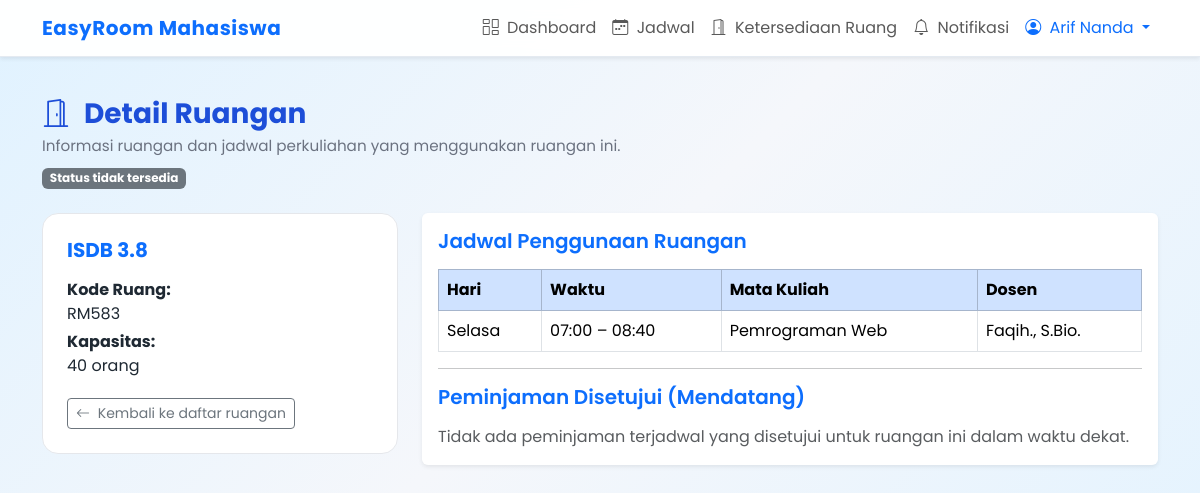
Page /mahasiswa/ruang_detail.php?kode=RM583 (signed in) on the committed database.
### tables this page shows
CREATE TABLE `ruang` (
  `kode_ruang` varchar(15) NOT NULL,
  `nama_ruang` varchar(50) NOT NULL,
  `kapasitas` int DEFAULT NULL,
  `fasilitas` text,
  `lokasi` varchar(100) DEFAULT NULL,
  `status` enum('Terpakai','Kosong') DEFAULT 'Terpakai'
);

CREATE TABLE `jadwal` (
  `kode_jadwal` varchar(15) NOT NULL,
  `kode_mk` varchar(20) DEFAULT NULL,
  `id_dosen` varchar(15) DEFAULT NULL,
  `kode_ruang` varchar(15) DEFAULT NULL,
  `kelas` varchar(20) DEFAULT NULL,
  `hari` varchar(15) DEFAULT NULL,
  `jam_mulai` time NOT NULL,
  `jam_selesai` time NOT NULL,
  `kuota_peserta` int DEFAULT NULL,
  `kuota_masuk` int DEFAULT NULL,
  `semester` varchar(10) DEFAULT NULL
);

CREATE TABLE `matakuliah` (
  `kode_mk` varchar(20) NOT NULL,
  `id_dosen` varchar(15) DEFAULT NULL,
  `nama_mk` varchar(100) DEFAULT NULL,
  `sks` int DEFAULT NULL
);

CREATE TABLE `dosen` (
  `id_dosen` varchar(15) NOT NULL,
  `nama_dosen` varchar(100) NOT NULL,
  `nip` varchar(20) DEFAULT NULL,
  `email` varchar(100) DEFAULT NULL,
  `password` varchar(255) NOT NULL
);

### functions.php (called while the page is built, shortened)
<?php
function safe_time_short(?string $t): string
{
    return htmlspecialchars(substr($t, 0, 5));
}

### mahasiswa/ruang_detail.php (the view, shortened to what this page needs)
<?php
require_once __DIR__ . '/../config.php';
require_once __DIR__ . '/../functions.php';
$kode_ruang = $_GET['kode'] ?? '';
$stmt = $conn->prepare("SELECT * FROM ruang WHERE kode_ruang = ?");
$stmt->bind_param("s", $kode_ruang);
$stmt->execute();
$ruang = $stmt->get_result()->fetch_assoc();
$stmt2 = $conn->prepare("
    SELECT
        j.*,
        mk.nama_mk      AS nama_matakuliah,
        d.nama_dosen    AS nama_dosen
    FROM jadwal j
    LEFT JOIN matakuliah mk ON j.kode_mk   = mk.kode_mk
    LEFT JOIN dosen      d  ON j.id_dosen  = d.id_dosen
    WHERE j.kode_ruang = ?
    ORDER BY
        FIELD(j.hari,'Senin','Selasa','Rabu','Kamis','Jumat','Sabtu'),
        j.jam_mulai
");
$stmt2->bind_param("s", $kode_ruang);
$stmt2->execute();
$jadwal = $stmt2->get_result();
$stmt3 = $conn->prepare("
        SELECT p.*, d.nama_dosen as nama_dosen_peminjam
        FROM peminjaman p
        LEFT JOIN dosen d ON p.id_dosen = d.id_dosen
        WHERE p.kode_ruang = ?
            AND p.status = 'Disetujui'
            AND p.tanggal BETWEEN CURDATE() AND DATE_ADD(CURDATE(), INTERVAL 6 DAY)
        ORDER BY p.tanggal, p.waktu_mulai
");
$stmt3->bind_param("s", $kode_ruang);
$stmt3->execute();
$peminjaman = $stmt3->get_result();
?>
<!doctype html>
<html lang="id">
<head>
    <link rel="stylesheet" href="https://cdn.jsdelivr.net/npm/bootstrap@5.3.3/dist/css/bootstrap.min.css">
    <link rel="stylesheet" href="https://cdn.jsdelivr.net/npm/bootstrap-icons@1.11.3/font/bootstrap-icons.css">
    <link rel="stylesheet" href="https://unpkg.com/aos@2.3.1/dist/aos.css">
    <link rel="stylesheet" href="../assets/css/style.css">
</head>
<body class="mhs-page">
    <?php include 'navbar.php'; ?>
    <div class="container mhs-container">
        <div class="page-header">
            <h3 class="page-header-title mb-1">
                <i class="bi bi-door-open me-2"></i> Detail Ruangan
            </h3>
            <p class="page-header-subtitle mb-0">
                Informasi ruangan dan jadwal perkuliahan yang menggunakan ruangan ini.
            </p>
            <div class="mt-2">
                <span id="room-status-badge" class="badge bg-secondary">Memuat status...</span>
            </div>
        </div>
        <div class="row g-4">
            <div class="col-md-4">
                <div class="hover-card p-4">
                    <h5 class="fw-bold text-primary mb-3">
                        <?= htmlspecialchars($ruang['nama_ruang']); ?>
                    </h5>
                    <p class="mb-1">
                        <strong>Kode Ruang:</strong><br>
                        <?= htmlspecialchars($ruang['kode_ruang']); ?>
                    </p>
                    <p class="mb-1">
                        <strong>Kapasitas:</strong><br>
                        <?= (int)$ruang['kapasitas']; ?> orang
                    </p>
                    <a href="ketersediaan.php" class="btn btn-outline-secondary btn-sm mt-3">
                        <i class="bi bi-arrow-left me-1"></i> Kembali ke daftar ruangan
                    </a>
                </div>
            </div>
            <div class="col-md-8">
                <div class="card shadow-sm border-0">
                    <div class="card-body">
                        <h5 class="fw-semibold text-primary mb-3">
                            Jadwal Penggunaan Ruangan
                        </h5>
                        <?php if ($jadwal->num_rows === 0): ?>
                            <p class="text-muted mb-0">
                                Belum ada jadwal perkuliahan yang tercatat menggunakan ruangan ini.
                            </p>
                        <?php else: ?>
                            <div class="table-responsive">
                                <table class="table table-bordered align-middle mb-0">
                                    <thead class="table-primary">
                                        <tr>
                                            <th>Hari</th>
                                            <th>Waktu</th>
                                            <th>Mata Kuliah</th>
                                            <th>Dosen</th>
                                        </tr>
                                    </thead>
                                    <tbody>
                                        <?php
                                        while ($row = $jadwal->fetch_assoc()):
                                        ?>
                                            <tr>
                                                <td><?= htmlspecialchars($row['hari'] ?? '-'); ?></td>
                                                <td>
                                                    <?= safe_time_short($row['jam_mulai'] ?? ''); ?>
                                                    &ndash;
                                                    <?= safe_time_short($row['jam_selesai'] ?? ''); ?>
                                                </td>
                                                <td><?= htmlspecialchars($row['nama_matakuliah'] ?? '-'); ?></td>
                                                <td><?= htmlspecialchars($row['nama_dosen'] ?? '-'); ?></td>
                                            </tr>
                                        <?php endwhile; ?>
                                    </tbody>
                                </table>
                            </div>
                        <?php endif; ?>
                        <hr>
                        <h5 class="fw-semibold text-primary mb-3">Peminjaman Disetujui (Mendatang)</h5>
                        <?php if ($peminjaman->num_rows === 0): ?>
                            <p class="text-muted mb-0">Tidak ada peminjaman terjadwal yang disetujui untuk ruangan ini dalam waktu dekat.</p>
                        <?php endif; ?>
                    </div>
                </div>
            </div>
        </div>
    </div>
</body>
</html>

### assets/css/style.css (style rules this page uses)
body { font-family: "Poppins", sans-serif; background: #f5f7fb; color: #1f2933; }
a { text-decoration: none; }
.mhs-page { background: linear-gradient(135deg, #e0f2ff 0%, #f5f7fb 45%, #e0f2ff 100%); background-attachment: fixed; }
.page-header { margin-top: 1.5rem; margin-bottom: 1.5rem; animation: fadeUp 0.6s ease-out; }
.page-header-title { font-weight: 700; color: #1d4ed8; }
.page-header-subtitle { color: #6b7280; font-size: 0.95rem; }
.hover-card { border-radius: 16px; border: 1px solid #e5e7eb; background: #ffffff; transition: transform 0.2s ease, box-shadow 0.2s ease, border-color 0.2s; }
.mhs-container { padding-top: 1rem; padding-bottom: 2.5rem; }

### rows in the picture
ruang: nama_ruang "ISDB 3.8", kode_ruang "RM583", kapasitas "40"
jadwal: hari "Selasa", jam_mulai "07:00", jam_selesai "08:40", kode_mk.nama_mk "Pemrograman Web", id_dosen.nama_dosen "Faqih., S.Bio."

### other values in the picture
$user['nama'] "Arif Nanda"
